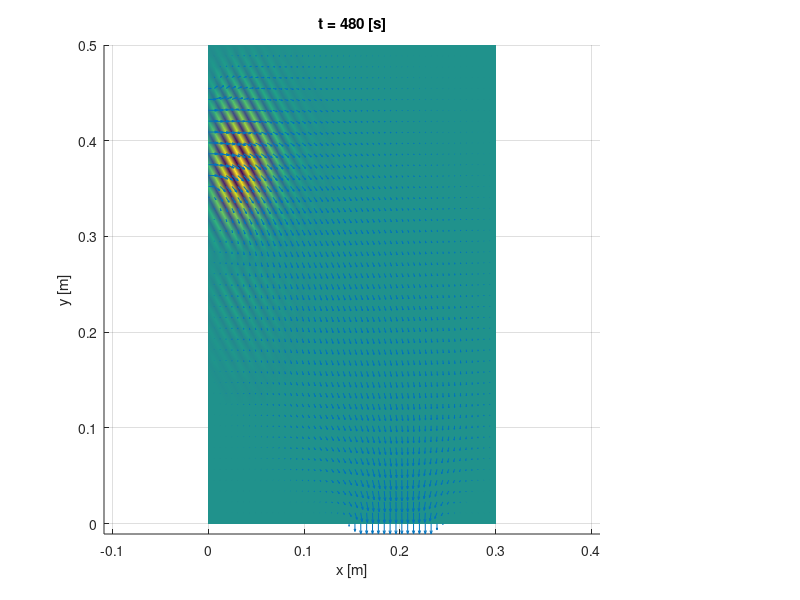

The MATLAB source for this figure:
clear all
close all
clc

load('Week4_velocity_field')   % load the given velocity field. 
% The provided file contains the grid vectors x and y and 
% the x and y components of the velocity field vx and vy. 
% The velocity fields are given as matrices which contain the values in the
% grid points. 

%% plot the given velocity field
figure(1)
normv = sqrt(vx.^2 + vy.^2);   % the colors in the figure show the magnitude normv
surf(x,y,0*normv.', normv.')
colormap jet
shading interp
hold on
[X,Y] = ndgrid(x,y);
quiver(X,Y,vx,vy)              % the arrows in the figure show the direction
xlabel 'x [m]'
ylabel 'y [m]'
title 'velocity field'
cbar = colorbar;
ylabel(cbar, 'magnitude of the velocity [m/s]')
axis equal
axis tight
view(2)

%% define other parameters
Lx = max(x);             % determine the parameters of the spatial 
Ly = max(y);                   % discretization from the given grid vectors
Nx = length(x);
Ny = length(y);
dx = x(2) - x(1);
dy = y(2) - y(1);

kappa  = 1.25e-5;    % [m^2/s] diffusivity of chlorine in water
c0 = 10;             % [mg/l] magnitude of the initial concentration of chlorine
x0 = 0.1*Lx;         % [m] x-coordinate of the center of the initial concentration
y0 = 0.7*Ly;         % [m] y-coordinate of the center of the initial concentration
a = 0.03*Ly;         % [m] width parameter for the initial concentration
Tsim = 8*60;         % [s] length of the simulation (=8 min)

NT = 100;            % number of time steps
time = linspace(0,Tsim,NT);
dt = time(2) - time(1);

%% construct the node_nmbrs matrix
nn = Nx*Ny;
node_nmbrs = 1:nn;
node_nmbrs = reshape(node_nmbrs, Nx, Ny);

%% construct the A-matrix
A = sparse(nn,nn);
for ii = 2:Nx-1
    for jj = 2:Ny-1
        node11 = node_nmbrs(ii,jj);
        node21 = node_nmbrs(ii+1,jj);
        node12 = node_nmbrs(ii,jj+1);
        node01 = node_nmbrs(ii-1,jj);
        node10 = node_nmbrs(ii,jj-1);
        
        A(node11, node11) = -2*kappa*(1/dx^2 + 1/dy^2);   % Define the the A-matrix for the internal nodes
        A(node11, node21) = kappa/dx^2;
        A(node11, node01) = kappa/dx^2;
        A(node11, node12) = kappa/dx^2;
        A(node11, node10) = kappa/dx^2;
    end
end

% We simply neglect the velocity field in the equations for nodes on the
% boundary. Because the velocity on the boundary is zero, this will
% (probably) not lead to a significant error. 
for ii = 2:Nx-1                    % lower edge
    node11 = node_nmbrs(ii,1);
    node21 = node_nmbrs(ii+1,1);
    node12 = node_nmbrs(ii,2);
    node01 = node_nmbrs(ii-1,1);
    
    A(node11, node11) = -2*kappa/dx^2 - 2*kappa/dy^2;
    A(node11, node21) =    kappa/dx^2;
    A(node11, node12) =  2*kappa/dy^2;
    A(node11, node01) =    kappa/dx^2;
end

for ii = 2:Nx-1                   % top edge
    node11 = node_nmbrs(ii,end);
    node21 = node_nmbrs(ii+1,end);
    node12 = node_nmbrs(ii,end-1);
    node01 = node_nmbrs(ii-1,end);
    
    A(node11, node11) = -2*kappa/dx^2 - 2*kappa/dy^2;
    A(node11, node21) =    kappa/dx^2;
    A(node11, node12) =  2*kappa/dy^2;
    A(node11, node01) =    kappa/dx^2;
end

for jj = 2:Ny-1                 % left edge
    node11 = node_nmbrs(1,jj);
    node21 = node_nmbrs(2,jj);
    node12 = node_nmbrs(1,jj+1);
    node10 = node_nmbrs(1,jj-1);
        
    A(node11, node11) = -2*kappa/dx^2 -2*kappa/dy^2;
    A(node11, node21) =  2*kappa/dx^2;
    A(node11, node12) =    kappa/dy^2;
    A(node11, node10) =    kappa/dy^2;
end

for jj = 2:Ny-1              % right edge
    node11 = node_nmbrs(end,jj); 
    node21 = node_nmbrs(end-1,jj);
    node12 = node_nmbrs(end,jj+1);
    node10 = node_nmbrs(end,jj-1);
        
    A(node11, node11) = -2*kappa/dx^2 -2*kappa/dy^2;
    A(node11, node21) =  2*kappa/dx^2;
    A(node11, node12) =    kappa/dy^2;
    A(node11, node10) =    kappa/dy^2;
end

node11 = node_nmbrs(1,1);      % lower left corner
node21 = node_nmbrs(2,1);
node12 = node_nmbrs(1,2);
A(node11, node11) = -2*kappa/dx^2 - 2*kappa/dy^2;
A(node11, node21) =  2*kappa/dx^2;
A(node11, node12) =  2*kappa/dy^2;

node11 = node_nmbrs(end,1);    % lower right corner
node21 = node_nmbrs(end-1,1);
node12 = node_nmbrs(end,2);
A(node11, node11) = -2*kappa/dx^2 - 2*kappa/dy^2;
A(node11, node21) =  2*kappa/dx^2;
A(node11, node12) =  2*kappa/dy^2;

node11 = node_nmbrs(1,end);    % top left corner
node21 = node_nmbrs(2,end); 
node12 = node_nmbrs(1,end-1);
A(node11, node11) = -2*kappa/dx^2 - 2*kappa/dy^2;
A(node11, node21) =  2*kappa/dx^2;
A(node11, node12) =  2*kappa/dy^2;

node11 = node_nmbrs(end,end);  % top right corner
node21 = node_nmbrs(end-1,end);
node12 = node_nmbrs(end,end-1);
A(node11, node11) = -2*kappa/dx^2 - 2*kappa/dy^2;
A(node11, node21) =  2*kappa/dx^2;
A(node11, node12) =  2*kappa/dy^2;

%% Dirchlet boundary conditions
% We impose zero dirichlet BCs at the inlet and at the outlet
% To determine the free dofs in our problem, we thus need to find the node
% numbers of the nodes at the inlet and the outlet

nodes_inlet = node_nmbrs(1,:);
nodes_outlet = node_nmbrs(end,:);
fdofs = setdiff(1:nn, [nodes_inlet, nodes_outlet]);

%% Initial condition
rho0 = zeros(nn,1);   % this vector will represent the intial condition.
                      % Use the node_nmbrs matrix to build this vector.
                      
% TODO: Define rho0
% Hitung kondisi awal konsentrasi
rho0 = c0 * exp(-((X - x0).^2 + (Y - y0).^2) / (2 * a^2));
rho0 = reshape(rho0, nn, 1);
%% Time integration
rho = zeros(nn, NT); % Solution matrix for the density of chlorine. 
                     % The columns of this matrix contain the solutions at different time instances
rho(:,1) = rho0;     % The first column is thus equal to the initial condition

I = speye(nn,nn);
% TODO: Implement a time discretization of scheme of your choice.
for kk = 2:NT
    % Calculate the Laplacian of rho at the current and next time steps
    laplacian_rho_current = A * rho(:, kk-1);
    laplacian_rho_next = A * rho(:, kk);
    
    % Time integration step (Crank-Nicolson)
    rho(:, kk) = rho(:, kk-1) + 0.5 * dt * (laplacian_rho_current + laplacian_rho_next);
end


%% plot the obtained solution

create_movie = 0;  % do you want to create a movie?  Set to zero if not. 
% Unfortunately, it is not (yet) possible to create a movie in Octave (this is not important for the exercise)
if create_movie
    movie_name = 'Week4_exercise_movie';  % file name
    vidfile = VideoWriter(movie_name,'MPEG-4');
    vidfile.FrameRate = 10;      % change this number to slow down or speed up the movie
    open(vidfile);
    fig = figure(2);
    set(fig,'color','w');
end

rho_max = max(max(rho)); % used to fix the color scale for all frames
for kk = 1:NT
    rhokk = rho(:,kk);
    surf(x,y,0*rhokk(node_nmbrs).',rhokk(node_nmbrs).')
    hold on
    quiver(X,Y,vx,vy)
    view(2)
    title(['t = ', num2str(time(kk)), ' [s]'])
    xlabel 'x [m]'
    ylabel 'y [m]'
    axis tight
    hcb = colorbar();
    ylabel(hcb,'concentration of Cl [mg/l]')
%     caxis([0,rho_max])  % I did not fix to color axis to see the solution clearer, but this is somewhat deceiving. 
    colormap default
    shading interp
    axis equal
    hold off
    
    if create_movie
        frame = getframe(fig);
        writeVideo(vidfile, frame);
    end
    
    pause(0.1);
end

if create_movie
    close(vidfile);
end
